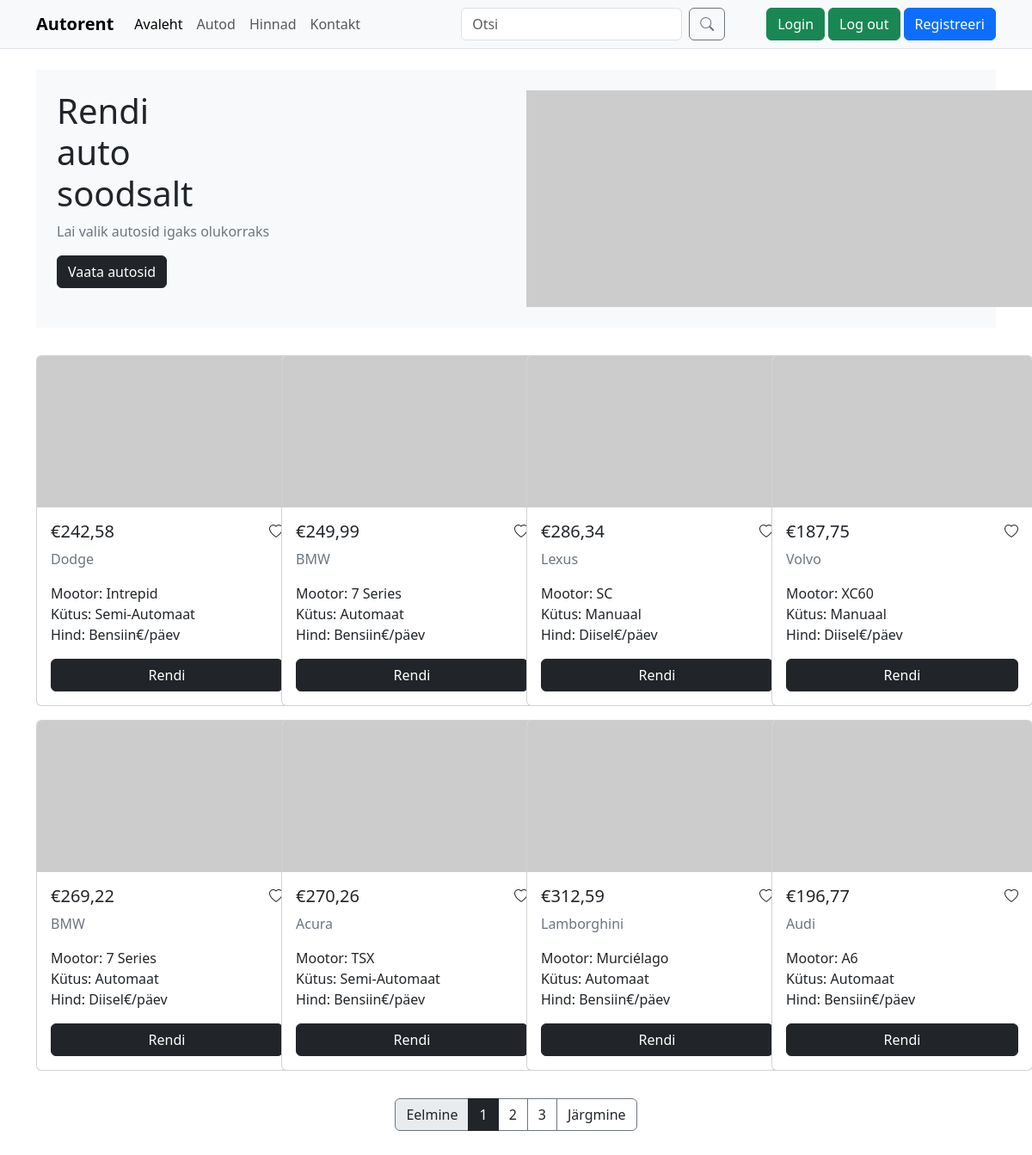
The page / on the database its author committed.
### tables this page shows
create table cars (
	id INT,
	price VARCHAR(50),
	mark VARCHAR(50),
	model VARCHAR(50),
	transmission VARCHAR(13),
	fuel VARCHAR(7),
	image VARCHAR(50),
	status VARCHAR(9)
);

### index.php (the view, shortened to what this page needs)
<?php include("config.php");?>
<!DOCTYPE html>
<html lang="en">
<head>
    <link href="https://cdn.jsdelivr.net/npm/bootstrap@5.3.2/dist/css/bootstrap.min.css" rel="stylesheet">
    <link rel="stylesheet" href="https://cdn.jsdelivr.net/npm/bootstrap-icons@1.13.1/font/bootstrap-icons.min.css">
</head>
<body>
    <nav class="navbar navbar-expand-lg bg-body-tertiary border-bottom">
  <div class="container">
    <a class="navbar-brand fw-bold" href="#">Autorent</a>
    <div class="collapse navbar-collapse" id="navbarSupportedContent">
      <ul class="navbar-nav me-auto mb-2 mb-lg-0">
        <li class="nav-item">
          <a class="nav-link active" aria-current="page" href="#">Avaleht</a>
        </li>
        <li class="nav-item">
          <a class="nav-link" href="#">Autod</a>
        </li>
        <li class="nav-item">
          <a class="nav-link" href="#">Hinnad</a>
        </li>
        <li class="nav-item">
          <a class="nav-link" href="#">Kontakt</a>
        </li>
      </ul>
      <form class="d-flex" role="search">
        <input class="form-control me-2" type="search" placeholder="Otsi" aria-label="Search" name="search"/>
        <button class="btn btn-outline-secondary" type="submit"><i class="bi bi-search"></i></button>
      </form>
      <button class="btn btn-success ms-5" onclick="window.location.href='admin.php'">Login</button>
      <button class="btn btn-success ms-1" onclick="window.location.href='logout.php'">Log out</button>
      <button class="btn btn-primary ms-1" onclick="window.location.href='register.php'">Registreeri</button>
    </div>
  </div>
</nav>
    <div class="container py-4">
      <div class="hero bg-body-tertiary p-4">
        <div class="row h-100">
            <div class="col-sm-6">
                <h1>Rendi<br>auto<br>soodsalt</h1>
                <p class="text-secondary">Lai valik autosid igaks olukorraks</p>
                <button class="btn btn-dark">Vaata autosid</button>
            </div>
            <div class="col-sm-6">
                <img class="image-fluid h-100" src="https://picsum.photos/600/250" alt="autopilt">
            </div>
        </div>
      </div>
    </div>
<?php
$paring = 'SELECT * FROM cars';
$paring .= ' LIMIT 8';
$valjund = mysqli_query($yhendus, $paring);
?>
<div class="container">
  <div class="row">
    <?php
while($rida = mysqli_fetch_row($valjund)){
    ?>
    <div class="col-sm-3">
      <div class="card my-2" style="width: 19rem;">
        <img src="https://loremflickr.com/600/350/<?php echo $rida[1]; ?>" class="card-img-top" alt="auto">
        <div class="card-body">
          <div class="row">
            <div class="col"><h5 class="card-title"><?php echo $rida[1]; ?></h5></div>
            <div class="col text-end"><i class="bi bi-heart"></i></div>
          </div>
          <p class="card-text text-secondary"><?php echo $rida[2]; ?></p>
          <p class="card-text">
          Mootor: <?php echo $rida[3]; ?><br>
          Kütus: <?php echo $rida[4]; ?><br>
          Hind: <?php echo $rida[5]; ?>€/päev</p>
          <a href="car.php?car_id=<?php echo $rida[0] ?>" class="btn btn-dark w-100">Rendi</a>
        </div>
      </div>
    </div>
   <?php } ?>
 </div>
<nav aria-label="Page navigation example">
  <ul class="pagination py-4 justify-content-center">
    <li class="page-item disabled"><a class="page-link link-dark border-secondary" href="#">Eelmine</a></li>
    <li class="page-item active"><a class="page-link bg-dark text-white border-dark" href="#">1</a></li>
    <li class="page-item"><a class="page-link link-dark border-secondary" href="#">2</a></li>
    <li class="page-item"><a class="page-link link-dark border-secondary" href="#">3</a></li>
    <li class="page-item"><a class="page-link link-dark border-secondary" href="#">Järgmine</a></li>
  </ul>
</nav>
</div>
</body>
</html>

### index.php (style rules this page uses)
.hero { height: 300px; }

### rows shown on the page
cars: price "€242,58", mark "Dodge", model "Intrepid", transmission "Semi-Automaat", fuel "Bensiin"
cars: price "€249,99", mark "BMW", model "7 Series", transmission "Automaat", fuel "Bensiin"
cars: price "€286,34", mark "Lexus", model "SC", transmission "Manuaal", fuel "Diisel"
cars: price "€187,75", mark "Volvo", model "XC60", transmission "Manuaal", fuel "Diisel"
cars: price "€269,22", mark "BMW", model "7 Series", transmission "Automaat", fuel "Diisel"
cars: price "€270,26", mark "Acura", model "TSX", transmission "Semi-Automaat", fuel "Bensiin"
cars: price "€312,59", mark "Lamborghini", model "Murciélago", transmission "Automaat", fuel "Bensiin"
cars: price "€196,77", mark "Audi", model "A6", transmission "Automaat", fuel "Bensiin"
